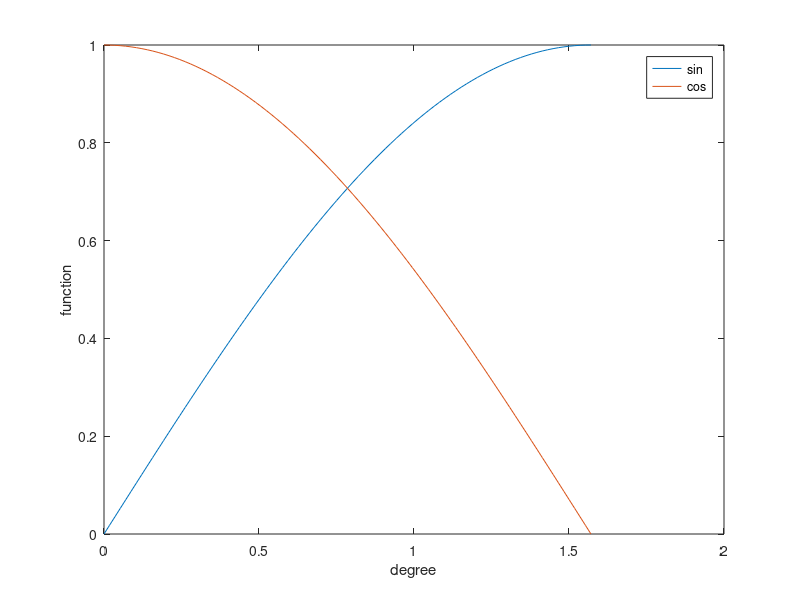

MATLAB code for this plot:
clc;
clear all;
close all;

degree=0:1:90;
degree=degree.*pi./180;

for ii=1:length(degree)
    fprintf('sin(%d) = %f\t\tcos(%d) = %f\n', ii-1,sin(degree(ii)), ii-1, cos(degree(ii)));
end

figure(1)
plot(degree, sin(degree))
hold on

plot(degree, cos(degree))
legend('sin','cos')
xlabel('degree')
ylabel('function')